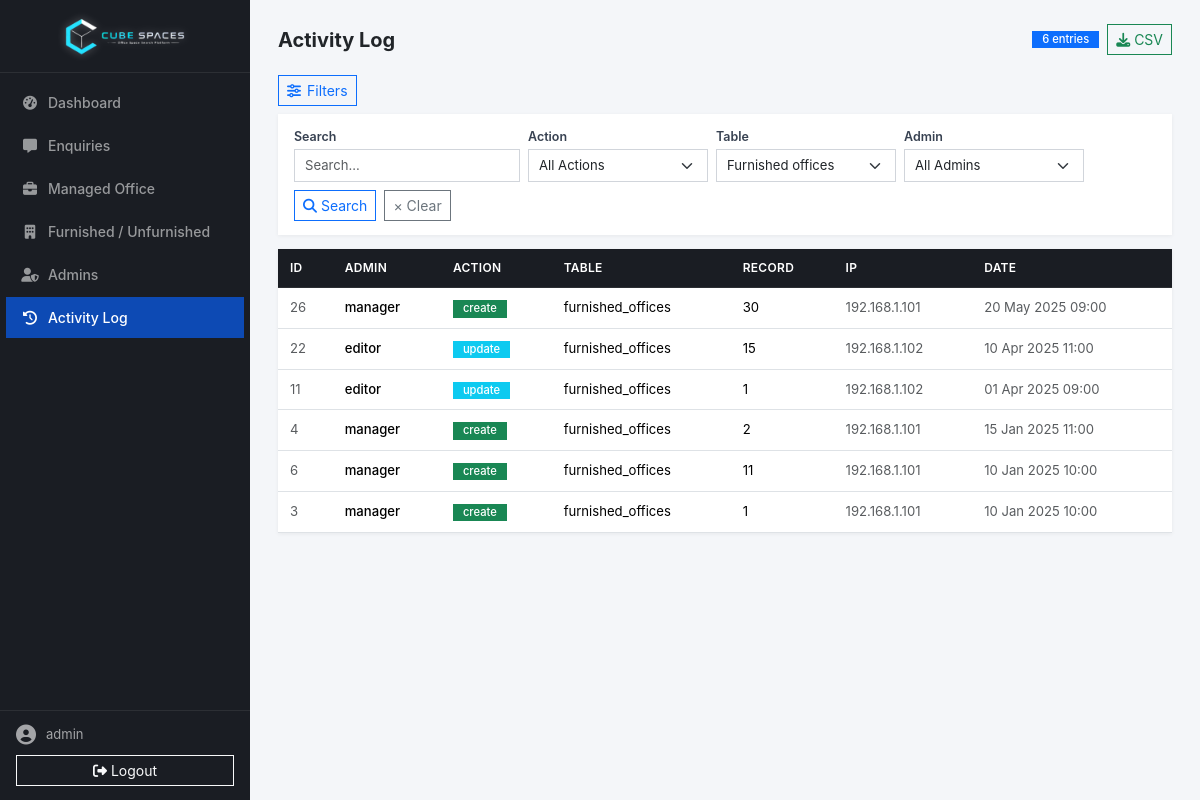
/admin/activity.php?table=furnished_offices (signed in), run on the app's committed database.
### tables this page shows
CREATE TABLE IF NOT EXISTS `activity_log` (
  `id` int NOT NULL AUTO_INCREMENT PRIMARY KEY,
  `admin_id` int,
  `admin_username` varchar(100),
  `action` varchar(50),
  `table_name` varchar(100),
  `record_id` int,
  `details` json,
  `ip_address` varchar(50),
  `created_at` timestamp DEFAULT CURRENT_TIMESTAMP,
  KEY `admin_id` (`admin_id`),
  KEY `created_at` (`created_at`)
);

### admin/jwt_helper.php (called while the page is built, shortened)
<?php
function base64url_encode($data) {
    return rtrim(strtr(base64_encode($data), '+/', '-_'), '=');
}
function base64url_decode($data) {
    return base64_decode(strtr($data, '-_', '+/') . str_repeat('=', 3 - (3 + strlen($data)) % 4));
}
function jwt_decode($token) {
    $parts = explode('.', $token);
    [$header, $payload, $signature] = $parts;
    $expectedSig = base64url_encode(hash_hmac(JWT_ALGO, "$header.$payload", JWT_SECRET, true));
    $data = json_decode(base64url_decode($payload), true);
    return $data;
}

### admin/activity.php (the view, shortened to what this page needs)
<?php
require_once __DIR__ . '/layout.php';
$adminListPage = max(1, (int)($_GET['p'] ?? 1));
$adminPerPage = 50;
$adminOffset = ($adminListPage - 1) * $adminPerPage;
$filterAction = trim($_GET['action'] ?? '');
$filterTable = trim($_GET['table'] ?? '');
$filterAdmin = trim($_GET['admin'] ?? '');
$search = trim($_GET['search'] ?? '');
$conditions = [];
$params = [];
$types = '';
if ($filterTable) {
    $conditions[] = "table_name = ?";
    $params[] = $filterTable;
    $types .= 's';
}
$whereClause = !empty($conditions) ? ' WHERE ' . implode(' AND ', $conditions) : '';
$distinctTables = mysqli_query($conn, "SELECT DISTINCT table_name FROM activity_log WHERE table_name IS NOT NULL ORDER BY table_name");
$countSql = "SELECT COUNT(*) as cnt FROM activity_log$whereClause";
if (!empty($params)) {
    $countStmt = mysqli_prepare($conn, $countSql);
    mysqli_stmt_bind_param($countStmt, $types, ...$params);
    mysqli_stmt_execute($countStmt);
    $activityTotal = (int)mysqli_fetch_assoc(mysqli_stmt_get_result($countStmt))['cnt'];
} else {
    $activityTotal = (int)mysqli_fetch_assoc(mysqli_query($conn, $countSql))['cnt'];
}
$dataSql = "SELECT * FROM activity_log$whereClause ORDER BY created_at DESC LIMIT $adminPerPage OFFSET $adminOffset";
if (!empty($params)) {
    $dataStmt = mysqli_prepare($conn, $dataSql);
    if ($dataStmt) {
        mysqli_stmt_bind_param($dataStmt, $types, ...$params);
        mysqli_stmt_execute($dataStmt);
        $result = mysqli_stmt_get_result($dataStmt);
    } else {
        $result = false;
    }
} else {
    $result = mysqli_query($conn, $dataSql);
}
$exportUrl = 'activity.php?export=1';
foreach (['action', 'table', 'admin', 'search'] as $k) {
    $v = $_GET[$k] ?? '';
    if ($v) $exportUrl .= '&' . urlencode($k) . '=' . urlencode($v);
}
?>
<div class="page-header">
    <h4>Activity Log</h4>
    <div class="d-flex align-items-center gap-2">
        <span class="badge bg-primary"><?= $activityTotal ?> entries</span>
        <a href="<?= $exportUrl ?>" class="btn btn-outline-success btn-sm" title="Export CSV"><i class="fa-solid fa-download"></i> CSV</a>
    </div>
</div>
<button class="btn btn-sm btn-outline-primary admin-filter-toggle mb-2" type="button" data-bs-toggle="collapse" data-bs-target="#activityFilters" aria-expanded="true">
    <i class="fa-solid fa-sliders-h"></i> Filters
</button>
<div class="collapse show admin-filter-section" id="activityFilters">
    <form method="get" class="d-flex flex-wrap gap-2">
        <div>
            <div class="filter-label">Search</div>
            <input type="search" name="search" class="form-control form-control-sm" placeholder="Search..." value="<?= htmlspecialchars($search) ?>">
        </div>
        <div>
            <div class="filter-label">Action</div>
            <select name="action" class="form-select form-select-sm" onchange="this.form.submit()">
                <option value="">All Actions</option>
            </select>
        </div>
        <div>
            <div class="filter-label">Table</div>
            <select name="table" class="form-select form-select-sm" onchange="this.form.submit()">
                <?php if ($distinctTables && mysqli_num_rows($distinctTables)): mysqli_data_seek($distinctTables, 0); while ($t = mysqli_fetch_assoc($distinctTables)): ?>
                <option value="<?= htmlspecialchars($t['table_name']) ?>" <?= $filterTable === $t['table_name'] ? 'selected' : '' ?>><?= htmlspecialchars(str_replace('_', ' ', ucfirst($t['table_name']))) ?></option>
                <?php endwhile; endif; ?>
            </select>
        </div>
        <div>
            <div class="filter-label">Admin</div>
            <select name="admin" class="form-select form-select-sm" onchange="this.form.submit()">
                <option value="">All Admins</option>
            </select>
        </div>
        <div class="d-flex gap-2">
            <button type="submit" class="btn btn-sm btn-outline-primary"><i class="fa-solid fa-search"></i> Search</button>
            <?php if ($filterAction || $filterTable || $filterAdmin || $search): ?>
            <a href="activity.php" class="btn btn-sm btn-outline-secondary">&times; Clear</a>
            <?php endif; ?>
        </div>
    </form>
</div>
<div class="admin-card">
    <div class="table-wrap">
        <div class="table-responsive">
            <table class="table table-hover align-middle mb-0 small">
                <thead>
                    <tr>
                        <th scope="col">ID</th><th scope="col">Admin</th><th scope="col">Action</th><th scope="col">Table</th><th scope="col">Record</th><th scope="col">IP</th><th scope="col">Date</th>
                    </tr>
                </thead>
                <tbody>
                    <?php if ($result && mysqli_num_rows($result) > 0): ?>
                    <?php while ($row = mysqli_fetch_assoc($result)): ?>
                    <tr>
                        <td class="text-muted"><?= $row['id'] ?></td>
                        <td class="fw-medium"><?= htmlspecialchars($row['admin_username']) ?></td>
                        <td><span class="badge bg-<?= $row['action'] === 'delete' ? 'danger' : ($row['action'] === 'create' ? 'success' : 'info') ?>"><?= htmlspecialchars($row['action']) ?></span></td>
                        <td><?= htmlspecialchars($row['table_name'] ?? '—') ?></td>
                        <td><?= $row['record_id'] ?? '—' ?></td>
                        <td class="text-muted"><?= htmlspecialchars($row['ip_address'] ?? '—') ?></td>
                        <td class="text-muted"><?= date('d M Y H:i', strtotime($row['created_at'])) ?></td>
                    </tr>
                    <?php endwhile; ?>
                    <?php else: ?>
                    <tr><td colspan="7" class="text-center text-muted py-4">No activity found.</td></tr>
                    <?php endif; ?>
                </tbody>
            </table>
        </div>
    </div>
</div>
<?php require_once __DIR__ . '/footer.php'; ?>

### admin/layout.php (shortened to what this page needs)
<?php
require_once __DIR__ . '/jwt_helper.php';
$adminUser = '';
$token = $_COOKIE['access_token'] ?? '';
if ($token) {
    $payload = jwt_decode($token);
    if ($payload && ($payload['type'] ?? '') === 'access') {
        $adminUser = $payload['user'];
    }
}
$currentPage = basename($_SERVER['PHP_SELF'], '.php');
?>
<!DOCTYPE html>
<html lang="en">
<head>
    <link rel="stylesheet" href="https://cdnjs.cloudflare.com/ajax/libs/font-awesome/6.5.1/css/all.min.css">
    <link href="https://cdn.jsdelivr.net/npm/bootstrap@5.3.3/dist/css/bootstrap.min.css" rel="stylesheet">
    <link rel="stylesheet" href="/assets/css/admin.css?v=6">
</head>
<body>
<div class="d-flex" style="min-height: 100vh;">
    <aside class="admin-sidebar d-none d-md-flex">
        <div class="sidebar-header">
            <img src="../assets/images/final-logo.png" alt="CubeSpace" loading="lazy">
        </div>
        <nav class="nav flex-column flex-grow-1 overflow-auto pt-2">
            <a href="dashboard.php" class="nav-link <?= $currentPage === 'dashboard' ? 'active' : '' ?>"><i class="fa-solid fa-gauge-high"></i>Dashboard</a>
            <a href="contacts.php" class="nav-link <?= $currentPage === 'contacts' ? 'active' : '' ?>"><i class="fa-solid fa-message"></i>Enquiries</a>
            <a href="managed-office.php" class="nav-link <?= $currentPage === 'managed-office' ? 'active' : '' ?>"><i class="fa-solid fa-briefcase"></i>Managed Office</a>
            <a href="office-space.php" class="nav-link <?= $currentPage === 'office-space' ? 'active' : '' ?>"><i class="fa-solid fa-building"></i>Furnished / Unfurnished</a>
            <a href="admins.php" class="nav-link <?= $currentPage === 'admins' ? 'active' : '' ?>"><i class="fa-solid fa-user-shield"></i>Admins</a>
            <a href="activity.php" class="nav-link <?= $currentPage === 'activity' ? 'active' : '' ?>"><i class="fa-solid fa-clock-rotate-left"></i>Activity Log</a>
        </nav>
        <div class="sidebar-footer">
            <div class="sidebar-user">
                <i class="fa-solid fa-circle-user"></i>
                <span><?= htmlspecialchars($adminUser) ?></span>
            </div>
            <a href="logout.php" class="btn btn-outline-light btn-sm w-100"><i class="fa-solid fa-right-from-bracket me-1"></i>Logout</a>
        </div>
    </aside>
    <main class="admin-main">

### admin/footer.php (shortened to what this page needs)
    </main>
</div>
</body>
</html>

### assets/css/admin.css (style rules this page uses)
* { border-radius: 0 !important; }
:root { --admin-sidebar-width: 250px; --admin-primary: #0d4ab4; --admin-primary-dark: #083891; --admin-bg: #f4f6f9; --admin-card-shadow: 0 1px 4px rgba(0,0,0,0.06); }
body { font-family: 'Inter', sans-serif; background: var(--admin-bg); padding-top: 0; -webkit-font-smoothing: antialiased; }
.admin-sidebar { width: var(--admin-sidebar-width); min-height: 100vh; background: #1a1d23; display: flex; flex-direction: column; flex-shrink: 0; position: sticky; top: 0; height: 100vh; }
.admin-sidebar .sidebar-header { padding: 16px 18px; border-bottom: 1px solid rgba(255,255,255,0.08); display: flex; align-items: center; justify-content: center; gap: 10px; }
.admin-sidebar .sidebar-header img { height: 40px; width: auto; filter: brightness(3) contrast(1.2) drop-shadow(0 0 4px rgba(255,255,255,0.3)); }
.admin-sidebar .nav-link { padding: 10px 14px; font-size: 14px; font-weight: 500; color: rgba(255,255,255,0.55); transition: all 0.15s; margin: 1px 6px; }
.admin-sidebar .nav-link.active { background: var(--admin-primary); color: #fff; }
.admin-sidebar .nav-link i { width: 20px; text-align: center; margin-right: 8px; }
.admin-sidebar .sidebar-footer { padding: 14px 16px; border-top: 1px solid rgba(255,255,255,0.08); margin-top: auto; }
.admin-main { flex: 1; padding: 24px 28px; min-width: 0; max-width: 100%; }
.page-header { display: flex; justify-content: space-between; align-items: center; margin-bottom: 20px; }
.page-header h4 { font-weight: 700; margin-bottom: 0; font-size: 1.25rem; }
.admin-filter-section { background: #fff; padding: 14px 16px; box-shadow: var(--admin-card-shadow); margin-bottom: 14px; }
.admin-filter-section .form-control-sm, .admin-filter-section .form-select-sm { min-width: 180px; }
.admin-filter-section .d-flex.gap-2 .btn { white-space: nowrap; }
.admin-filter-toggle { display: inline-flex; align-items: center; gap: 6px; cursor: pointer; }
.filter-label { font-size: 0.78rem; font-weight: 600; color: #374151; margin-bottom: 2px; }
.admin-card { border: none; box-shadow: var(--admin-card-shadow); background: #fff; }
.table-wrap { padding: 0; }
.table-wrap .table { margin-bottom: 0; }
.table-wrap .table th { background: #1a1d23; color: #fff; font-weight: 600; font-size: 0.75rem; text-transform: uppercase; letter-spacing: 0.3px; padding: 10px 12px; border-color: rgba(255,255,255,0.08); }
.table-wrap .table td { padding: 10px 12px; font-size: 0.82rem; vertical-align: middle; }
.form-control-sm, .form-select-sm { font-size: 0.82rem; padding: 6px 10px; border-color: #d1d5db; }
.badge { font-weight: 500; font-size: 0.7rem; padding: 3px 10px; }
.sidebar-user { display: flex; align-items: center; gap: 10px; margin-bottom: 10px; color: rgba(255,255,255,0.6); font-size: 13px; }
.sidebar-user i { font-size: 1.25rem; }

### data on the page
activity_log: id "26", admin_username "manager", action "create", table_name "furnished_offices", record "30", ip_address "192.168.1.101", created_at "20 May 2025 09:00"
activity_log: id "22", admin_username "editor", action "update", table_name "furnished_offices", record "15", ip_address "192.168.1.102", created_at "10 Apr 2025 11:00"
activity_log: id "11", admin_username "editor", action "update", table_name "furnished_offices", record "1", ip_address "192.168.1.102", created_at "01 Apr 2025 09:00"
activity_log: id "4", admin_username "manager", action "create", table_name "furnished_offices", record "2", ip_address "192.168.1.101", created_at "15 Jan 2025 11:00"
activity_log: id "6", admin_username "manager", action "create", table_name "furnished_offices", record "11", ip_address "192.168.1.101", created_at "10 Jan 2025 10:00"
activity_log: id "3", admin_username "manager", action "create", table_name "furnished_offices", record "1", ip_address "192.168.1.101", created_at "10 Jan 2025 10:00"

### other printed values
$adminUser "admin"
$activityTotal "6"
form field table "Furnished offices"
